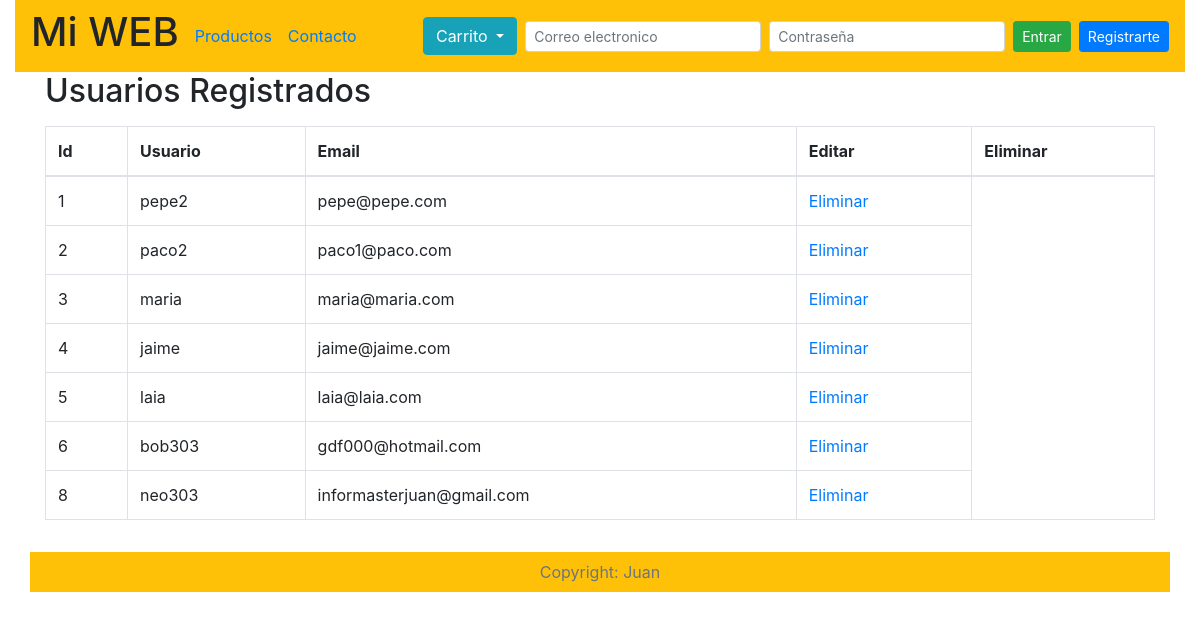
/admin_usuarios.php, run on an earlier commit of the app's database.
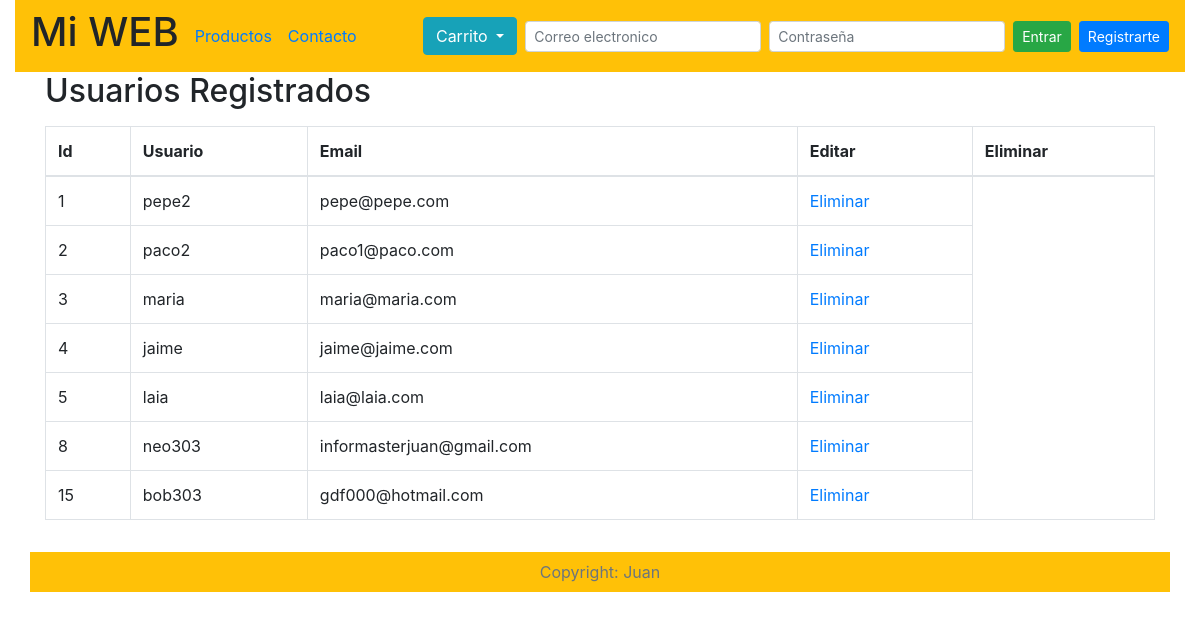
And on a later commit of the database.
### tables this page shows
CREATE TABLE `usuarios` (
  `id` int(2) NOT NULL,
  `usuario` varchar(100) NOT NULL,
  `nombre` varchar(255) NOT NULL,
  `apellidos` varchar(255) NOT NULL,
  `email` varchar(100) NOT NULL,
  `pass` varchar(200) NOT NULL,
  `fecha` timestamp NOT NULL DEFAULT CURRENT_TIMESTAMP,
  `rol` varchar(255) NOT NULL DEFAULT 'user',
  `codigo_activacion` varchar(100) NOT NULL,
  `estado` enum('activada','desactivada') NOT NULL DEFAULT 'desactivada'
);

### librerias/consultas_bd.php (called while the page is built, shortened)
<?php
function list_usuarios($conexion)
{
    $sql = "SELECT * FROM usuarios";
    $res = mysqli_query($conexion, $sql);
    return $res;
}

### admin_usuarios.php (the view, shortened to what this page needs)
<?php
include "database/conexion_bd.php";
include "librerias/consultas_bd.php";
?>
    <!doctype html>
    <html lang="es">
    <head>
        <?php include "plantillas/plantilla_cabecera.php";?>
    </head>
    <body>
        <div class="container-fluid">
            <?php include "plantillas/plantilla_navegacion.php";?>
                <div class="container">
                    <div class="row">
                        <div class="col-12">
                                <h2>Usuarios Registrados</h2>
                                <table class="table table-bordered table-hover">
                                    <thead>
                                        <tr>
                                            <th scope="col">Id</th>
                                            <th scope="col">Usuario</th>
                                            <th scope="col">Email</th>
                                            <th scope="col">Editar</th>
                                             <th scope="col">Eliminar</th>
                                        </tr>
                                    </thead>
                                    <?php
                            $res = list_usuarios($conexion);
                            while($row = mysqli_fetch_array($res)){
                                echo "<tr><td>".$row['id']."</td>
                                            <td>".$row['usuario']."</td>
                                            <td>".$row['email']."</td>
                                            <td><a href='?eliminar_id=".$row['id']."'>Eliminar</a></td></tr>";
                            }
                        ?>
                                </table>
                        </div>
                    </div>
                </div>
                <div class="container-fluid">
                    <?php include "plantillas/plantilla_pie.php";?>
                </div>
        </div>
    </body>
    </html>

What changed in the data, as far as the page shows it:
removed usuarios: id "6", usuario "bob303", email "gdf000@hotmail.com"
added usuarios: id "15", usuario "bob303", email "gdf000@hotmail.com"
